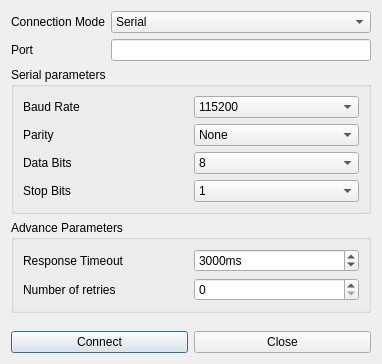
<?xml version="1.0" encoding="UTF-8"?>
<ui version="4.0">
 <class>SettingsDialog</class>
 <widget class="QDialog" name="SettingsDialog">
  <property name="geometry">
   <rect>
    <x>0</x>
    <y>0</y>
    <width>382</width>
    <height>364</height>
   </rect>
  </property>
  <property name="windowTitle">
   <string>Connection</string>
  </property>
  <layout class="QVBoxLayout" name="verticalLayout">
   <item>
    <layout class="QGridLayout" name="gridLayout">
     <item row="0" column="0">
      <widget class="QLabel" name="label">
       <property name="text">
        <string>Connection Mode</string>
       </property>
      </widget>
     </item>
     <item row="1" column="0">
      <widget class="QLabel" name="label_2">
       <property name="text">
        <string>Port</string>
       </property>
      </widget>
     </item>
     <item row="1" column="1">
      <widget class="QLineEdit" name="portEdit">
       <property name="text">
        <string/>
       </property>
      </widget>
     </item>
     <item row="0" column="1">
      <widget class="QComboBox" name="connectionTypeCombo">
       <item>
        <property name="text">
         <string>Serial</string>
        </property>
       </item>
       <item>
        <property name="text">
         <string>TCP</string>
        </property>
       </item>
      </widget>
     </item>
    </layout>
   </item>
   <item>
    <widget class="QGroupBox" name="serialParaGroupBox">
     <property name="title">
      <string>Serial parameters</string>
     </property>
     <layout class="QGridLayout" name="gridLayout_2">
      <item row="4" column="1">
       <widget class="QComboBox" name="stopBitsCombo">
        <item>
         <property name="text">
          <string>1</string>
         </property>
        </item>
        <item>
         <property name="text">
          <string>2</string>
         </property>
        </item>
       </widget>
      </item>
      <item row="2" column="0">
       <widget class="QLabel" name="label_5">
        <property name="text">
         <string>Parity</string>
        </property>
       </widget>
      </item>
      <item row="3" column="1">
       <widget class="QComboBox" name="dataBitsCombo">
        <item>
         <property name="text">
          <string>8</string>
         </property>
        </item>
        <item>
         <property name="text">
          <string>9</string>
         </property>
        </item>
       </widget>
      </item>
      <item row="3" column="0">
       <widget class="QLabel" name="label_6">
        <property name="text">
         <string>Data Bits</string>
        </property>
       </widget>
      </item>
      <item row="2" column="1">
       <widget class="QComboBox" name="parityCombo">
        <item>
         <property name="text">
          <string>None</string>
         </property>
        </item>
        <item>
         <property name="text">
          <string>Even</string>
         </property>
        </item>
        <item>
         <property name="text">
          <string>Odd</string>
         </property>
        </item>
        <item>
         <property name="text">
          <string>Space</string>
         </property>
        </item>
        <item>
         <property name="text">
          <string>Mark</string>
         </property>
        </item>
       </widget>
      </item>
      <item row="4" column="0">
       <widget class="QLabel" name="label_7">
        <property name="text">
         <string>Stop Bits</string>
        </property>
       </widget>
      </item>
      <item row="0" column="0">
       <widget class="QLabel" name="label_4">
        <property name="text">
         <string>Baud Rate</string>
        </property>
       </widget>
      </item>
      <item row="0" column="1">
       <widget class="QComboBox" name="baudCombo">
        <property name="currentIndex">
         <number>7</number>
        </property>
        <item>
         <property name="text">
          <string>1200</string>
         </property>
        </item>
        <item>
         <property name="text">
          <string>2400</string>
         </property>
        </item>
        <item>
         <property name="text">
          <string>4800</string>
         </property>
        </item>
        <item>
         <property name="text">
          <string>9600</string>
         </property>
        </item>
        <item>
         <property name="text">
          <string>19200</string>
         </property>
        </item>
        <item>
         <property name="text">
          <string>38400</string>
         </property>
        </item>
        <item>
         <property name="text">
          <string>57600</string>
         </property>
        </item>
        <item>
         <property name="text">
          <string>115200</string>
         </property>
        </item>
       </widget>
      </item>
     </layout>
    </widget>
   </item>
   <item>
    <widget class="QGroupBox" name="gridGroupBox">
     <property name="title">
      <string>Advance Parameters</string>
     </property>
     <layout class="QGridLayout" name="gridLayout_3">
      <item row="1" column="0">
       <widget class="QLabel" name="label_8">
        <property name="text">
         <string>Number of retries</string>
        </property>
       </widget>
      </item>
      <item row="0" column="0">
       <widget class="QLabel" name="label_9">
        <property name="text">
         <string>Response Timeout</string>
        </property>
       </widget>
      </item>
      <item row="0" column="1">
       <widget class="QSpinBox" name="timeoutSpinner">
        <property name="suffix">
         <string>ms</string>
        </property>
        <property name="minimum">
         <number>500</number>
        </property>
        <property name="maximum">
         <number>10000</number>
        </property>
        <property name="singleStep">
         <number>100</number>
        </property>
        <property name="value">
         <number>3000</number>
        </property>
       </widget>
      </item>
      <item row="1" column="1">
       <widget class="QSpinBox" name="retriesSpinner">
        <property name="maximum">
         <number>3</number>
        </property>
        <property name="value">
         <number>0</number>
        </property>
       </widget>
      </item>
     </layout>
    </widget>
   </item>
   <item>
    <spacer name="verticalSpacer">
     <property name="orientation">
      <enum>Qt::Vertical</enum>
     </property>
     <property name="sizeHint" stdset="0">
      <size>
       <width>20</width>
       <height>40</height>
      </size>
     </property>
    </spacer>
   </item>
   <item>
    <layout class="QHBoxLayout" name="horizontalLayout">
     <item>
      <widget class="QPushButton" name="connectButton">
       <property name="text">
        <string>Connect</string>
       </property>
      </widget>
     </item>
     <item>
      <widget class="QPushButton" name="closeButton">
       <property name="text">
        <string>Close</string>
       </property>
      </widget>
     </item>
    </layout>
   </item>
  </layout>
 </widget>
 <resources/>
 <connections/>
</ui>
